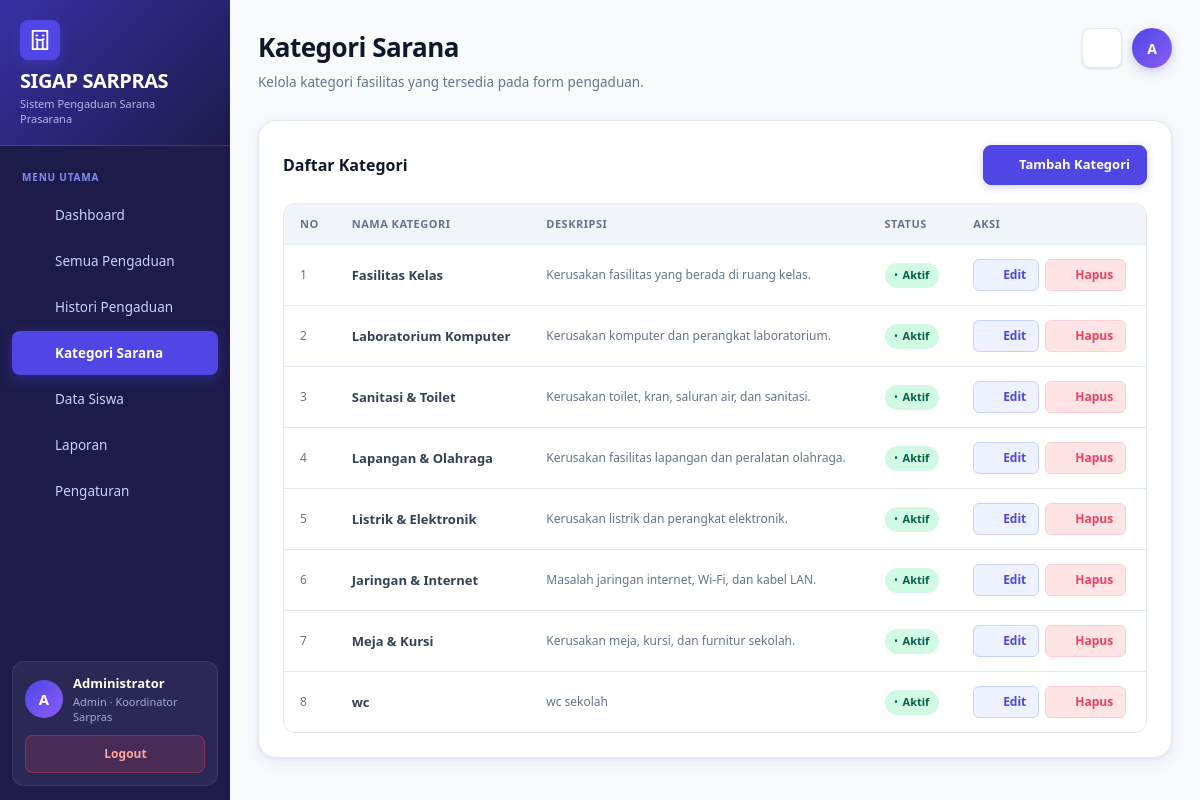
/views/kategori.php (signed in), run on the app's committed database.
### tables this page shows
CREATE TABLE `kategori` (
  `id_kategori` int(11) NOT NULL,
  `nama_kategori` varchar(100) NOT NULL,
  `deskripsi` varchar(255) DEFAULT '',
  `aktif` tinyint(1) NOT NULL DEFAULT 1
);

### models/Kategori.php (called while the page is built, shortened)
<?php
class Kategori {
    private $conn;
    public function __construct($conn) {
        $this->conn = $conn;
    }
    public function tampil() {
        return mysqli_query($this->conn, "SELECT * FROM kategori ORDER BY id_kategori ASC");
    }
}
?>

### views/kategori.php (the view, shortened to what this page needs)
<?php
include '../config/koneksi.php';
include '../config/icons.php';
include '../config/layout.php';
include '../models/Kategori.php';
$m     = new Kategori($conn);
$q = $m->tampil();
?>
<!doctype html>
<html lang="id">
<head>
    <link rel="stylesheet" href="../assets/style.css?v=5">
</head>
<body>
<div class="app">
    <?= sidebar('categories') ?>
    <main class="main">
        <div class="top">
            <div>
                <h2>Kategori Sarana</h2>
                <p>Kelola kategori fasilitas yang tersedia pada form pengaduan.</p>
            </div>
            <div class="top-actions">
                <div class="bell"><?= icon('bell', '17') ?></div>
                <div class="avatar"><?= strtoupper(substr($_SESSION['nama'] ?? 'A', 0, 1)) ?></div>
            </div>
        </div>
        <div class="panel table-panel mt-28">
            <div class="toolbar">
                <strong class="section-title">Daftar Kategori</strong>
                <a class="btn primary" href="kategori_form.php">
                    <span style="display:flex;align-items:center;gap:6px;"><?= icon('plus', '13') ?> Tambah Kategori</span>
                </a>
            </div>
            <div class="table-wrap">
                <table>
                    <thead>
                        <tr>
                            <th>No</th>
                            <th>Nama Kategori</th>
                            <th>Deskripsi</th>
                            <th>Status</th>
                            <th>Aksi</th>
                        </tr>
                    </thead>
                    <tbody>
                        <?php $no = 1; $empty = true; while ($r = mysqli_fetch_assoc($q)): $empty = false; ?>
                        <tr>
                            <td style="color:var(--muted);font-size:12px;"><?= $no++ ?></td>
                            <td><div style="font-weight:600;"><?= htmlspecialchars($r['nama_kategori']) ?></div></td>
                            <td style="font-size:12px;color:var(--muted);"><?= $r['deskripsi'] ? htmlspecialchars($r['deskripsi']) : '<em>—</em>' ?></td>
                            <td>
                                <span class="status <?= $r['aktif'] ? 'selesai' : 'ditolak' ?>">
                                    <?= $r['aktif'] ? 'Aktif' : 'Nonaktif' ?>
                                </span>
                            </td>
                            <td>
                                <div class="action-row">
                                    <a class="action-btn" href="kategori_form.php?id=<?= $r['id_kategori'] ?>">
                                        <span style="display:flex;align-items:center;gap:4px;"><?= icon('edit', '13') ?> Edit</span>
                                    </a>
                                    <a class="action-btn danger"
                                       onclick="return confirm('Hapus kategori ini? Kategori yang sudah dipakai tidak dapat dihapus.')"
                                       href="kategori.php?hapus=<?= $r['id_kategori'] ?>">
                                        <span style="display:flex;align-items:center;gap:4px;"><?= icon('trash', '13') ?> Hapus</span>
                                    </a>
                                </div>
                            </td>
                        </tr>
                        <?php endwhile; ?>
                    </tbody>
                </table>
            </div>
        </div>
    </main>
</div>
</body>
</html>

### config/icons.php (shortened to what this page needs)
<?php
function icon(string $name, string $size = '18', string $class = ''): string {
    $cls = $class ? " class=\"{$class}\"" : '';
    $path = $icons[$name] ?? $icons['info'];
    return "<svg xmlns=\"http://www.w3.org/2000/svg\" width=\"{$size}\" height=\"{$size}\" viewBox=\"0 0 24 24\" fill=\"none\" stroke=\"currentColor\" stroke-width=\"2\" stroke-linecap=\"round\" stroke-linejoin=\"round\"{$cls}>{$path}</svg>";
}
?>

### data on the page
kategori: nama_kategori "Fasilitas Kelas", deskripsi "Kerusakan fasilitas yang berada di ruang kelas.", aktif "Aktif", $size 13 (drawn)
kategori: nama_kategori "Laboratorium Komputer", deskripsi "Kerusakan komputer dan perangkat laboratorium.", aktif "Aktif", $size 13 (drawn)
kategori: nama_kategori "Sanitasi & Toilet", deskripsi "Kerusakan toilet, kran, saluran air, dan sanitasi.", aktif "Aktif", $size 13 (drawn)
kategori: nama_kategori "Lapangan & Olahraga", deskripsi "Kerusakan fasilitas lapangan dan peralatan olahraga.", aktif "Aktif", $size 13 (drawn)
kategori: nama_kategori "Listrik & Elektronik", deskripsi "Kerusakan listrik dan perangkat elektronik.", aktif "Aktif", $size 13 (drawn)
kategori: nama_kategori "Jaringan & Internet", deskripsi "Masalah jaringan internet, Wi-Fi, dan kabel LAN.", aktif "Aktif", $size 13 (drawn)
kategori: nama_kategori "Meja & Kursi", deskripsi "Kerusakan meja, kursi, dan furnitur sekolah.", aktif "Aktif", $size 13 (drawn)
kategori: nama_kategori "wc", deskripsi "wc sekolah", aktif "Aktif", $size 13 (drawn)

### other printed values
$item['label'] "Dashboard"
$item['label'] "Semua Pengaduan"
$item['label'] "Histori Pengaduan"
$item['label'] "Kategori Sarana"
$item['label'] "Data Siswa"
$item['label'] "Laporan"
$item['label'] "Pengaturan"
$initial "A"
$nama "Administrator"
$sub "Admin · Koordinator Sarpras"
substr($_SESSION['nama'] ?? 'A', 0, 1) "A"
